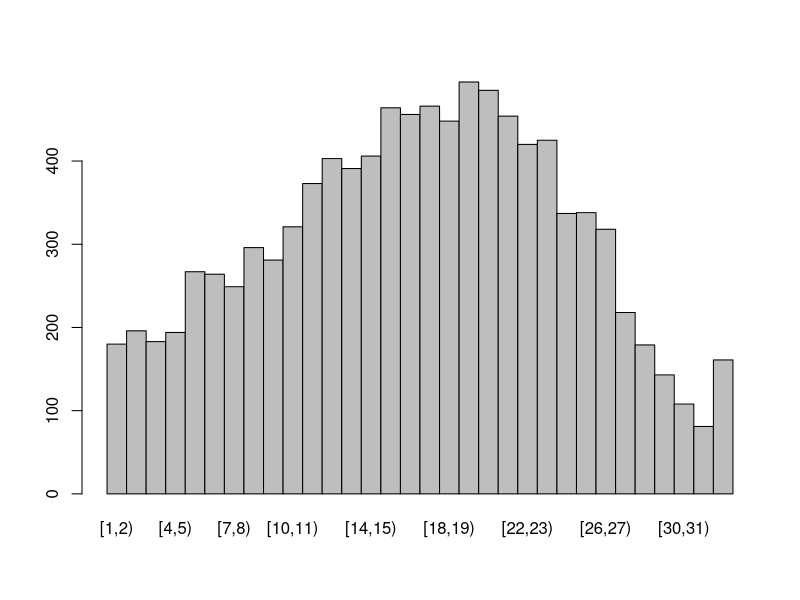
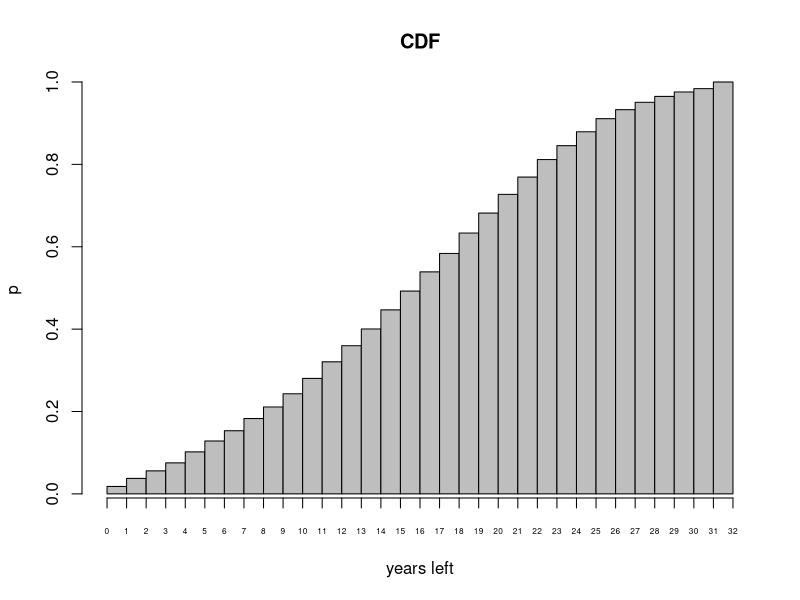
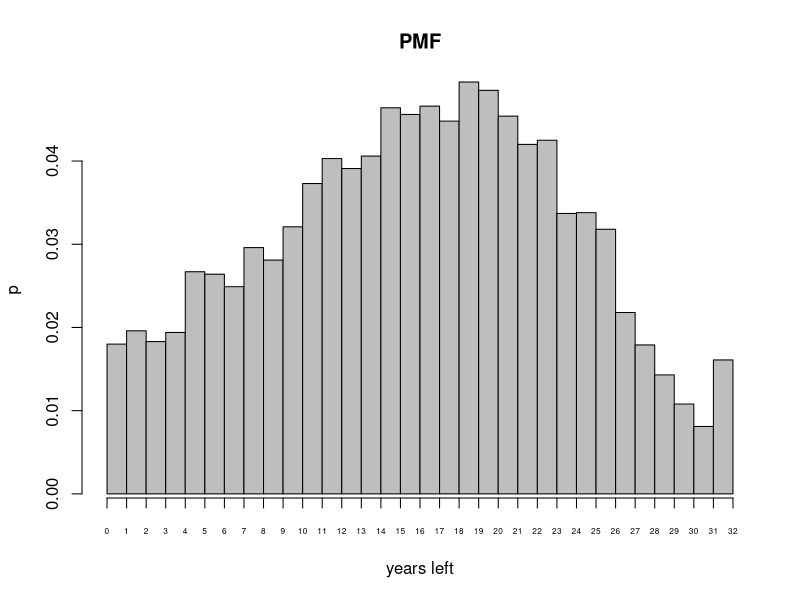

These charts were generated, in order, by the following R code:
#Only difference between this and the other, is that this uses simulations
#to calculate PMF and CDF over a deterministic approach.
#This approach is much simpler and easier to implement, but less accurate and 
#increases runtime significantly for large number of simulations.

#Parameters(3):~~~~~~~~~~~~~~~~~~~~~~~~~~~~~~~~~~~~~~~~~~~~~~~~~~~~~~~~~~~~~~~~~~~~~~~~~~~~~~~~~~~~~~~~~~~
MortR=c(0.004521, 0.000244, 0.000165, 0.000109, 0.000083, 0.000086, 0.00007, 0.000072, 0.000076, 0.000071, 0.000059, 0.000095, 0.000102, 0.000118, 0.000132, 0.000178, 0.00024, 0.00031, 0.000434, 0.000507, 0.000479, 0.000514, 0.00052, 0.000582, 0.000546, 0.000544, 0.000664, 0.000643, 0.000699, 0.000782, 0.000795, 0.000886, 0.000928, 0.000992, 0.00103, 0.001129, 0.00127, 0.001342, 0.001446, 0.001616, 0.001731, 0.001871, 0.00197, 0.002115, 0.002275, 0.002503, 0.00268, 0.002936, 0.003262, 0.003519, 0.003822, 0.004054, 0.004486, 0.004692, 0.005087, 0.005438, 0.005867, 0.006409, 0.00686, 0.007387, 0.008134, 0.009036, 0.009714, 0.010535, 0.0116, 0.012545, 0.013886, 0.015413, 0.016882, 0.018186, 0.019951, 0.021931, 0.024026, 0.025858, 0.028047, 0.031242, 0.035063, 0.038891, 0.043968, 0.048651, 0.055679, 0.062008, 0.070065, 0.076758, 0.086004, 0.096018, 0.107573, 0.120841, 0.136178, 0.151392, 0.170648, 0.187061, 0.209933, 0.229476, 0.252988, 0.276409, 0.297662, 0.32832, 0.339591, 0.378378, 0.401956)
#Mortality rate for ages 1-101 i.e. q1,q2,...,q101
#must format so that the first position in the vector represents the mortality
#rate for going from 0 to 1 year old, position 2 for rate going from 1 to 2 yr old etc.
#The data in use currently is from the ONS, the mortality rates for males in the UK
RI=c(rep(0.98,69),rep(0.982,5),rep(0.985,5),rep(0.986,5),rep(0.992,10),rep(0.995,7))
#Rate of improvement for each age, i.e. r1,r2,...,r101
#For now these are placeholders, these would need to be calculated/estimated from past data
age=70
Delay=1
#From how many years ago was the mortality rate recorded? If a year ago, set Delay=1

#Calculating Mortality rates adjusted for Improvement rates~~~~~~~~~~~~~~~~~~~~~~~~~~~~~~~~~~~~~~~~~~~~~

RI1=RI[(age+1):length(RI)]
#Indexes the rate of improvements relevant for calculation
#c(r71,...,r101)

RI2=1  #Initialise

#This for loop is to create the vector c(r71^1,r72^2,...,r101^31) 
for (n in 1:(length(RI)-age)) {
  RI2[n]=RI1[n]^(n+Delay)
}

AdMortR=1
#We want to create vector, c(q71*r71,q72*r72^2,...,q101*r101^31)
AdMortR=c(RI2*MortR[(age+1):length(MortR)],1)
AdMortR
#This represents the adjusted mortality rate for a person of stated age

#Simulation~~~~~~~~~~~~~~~~~~~~~~~~~~~~~~~~~~~~~~~~~~~~~~~~~~~~~~~~~~~~~~~~~~~~~~~~~~~~~~~~~~~~~
nsim=10000

Gen=1

for (n in 1:nsim) {
  Ge=rbinom(length(AdMortR),1,AdMortR)
  
  Gen[n]=which(Ge==1)[1]
}
#this for loop simulates a bernoulli for each age, each with their corresponding
#mortality rates, if the bernoulli outputs 1, it indicates that, that person
#has 'died' at that age. But with multiple bernoullis they can 'die' multiple times
#so this for loop only takes out the first time someone 'dies'

Gen

bins=cut(Gen, breaks=seq(1,length(AdMortR)+1,1),right=FALSE)
#separates each simulated death, by age and aggregates them to see the proportion
#of people that died at each age
bin_count=table(bins)
bin_count
barplot(bin_count,space=0)


#PMF&CDF~~~~~~~~~~~~~~~~~~~~~~~~~~~~~~~~~~~~~~~~~~~~~~~~~~~~~~~~~~~~~~~~~~~~~~~~~~~~
PMF=bin_count/nsim
#estimates distribution based on simulated data

CDF=1

for (n in 1:length(PMF)) {
  CDF[n]=sum(PMF[1:n])
}
CDF


#Barplots visualisation~~~~~~~~~~~~~~~~~~~~~~~~~~~~~~~~~~~~~~~~~~~~~~~~~~~~~~~~~~~~~~~~~~
barplot(CDF,space=0,main='CDF',ylab='p',xlab='years left') #plots CDF
axis(1,at=0:length(CDF),cex.axis=0.5)

barplot(PMF,space=0,main='PMF',ylab='p',xlab='years left',names.arg=" ") #plots PMF
axis(1,at=0:length(PMF),cex.axis=0.5)


#Quantile and Mean~~~~~~~~~~~~~~~~~~~~~~~~~~~~~~~~~~~~~~~~~~~~~~~~~~~~~~~~~~~~~~~~~~~~~~~~

quantile(Gen,0.45)

ExEx=mean(Gen)


#Annuity Calculation~~~~~~~~~~~~~~~~~~~~~~~~~~~~~~~~~~~~~~~~~~~~~~~~~~~~~~~~~~~~~~~~~~~~~~~~~~

i=0.05
v=1/(1-i)
DR=1
for (n in 1:length(AdMortR)) {
  DR[n]=v^n
}
DR
#DR=(v,v^2,v^3,...,v^(102-age))

neg2=c(1,1-CDF[1:(length(CDF)-1)]) #This vector represents probability of surviving [n] years
neg2
CDF

EPVb=sum(DR*PMF)
#Expected present value of the benefits where benefits is $1 awarded at death
EPVp=sum(DR/v*(neg2))
#Expected present value of premiums

Pm=EPVb/EPVp
Pm
#Annuity premium for interest rate [i], calculated using EPV method
Pn=if (v==1) v^ExEx/(floor(ExEx)+1) else (1-v)/(1-v^(floor(ExEx)+1))*v^(ExEx)
Pn
#Calculated using NPV=0 method, using expected life expectancy at age, [age]

#Pm and Pn represents the annuity paid for each $1 of benefit

